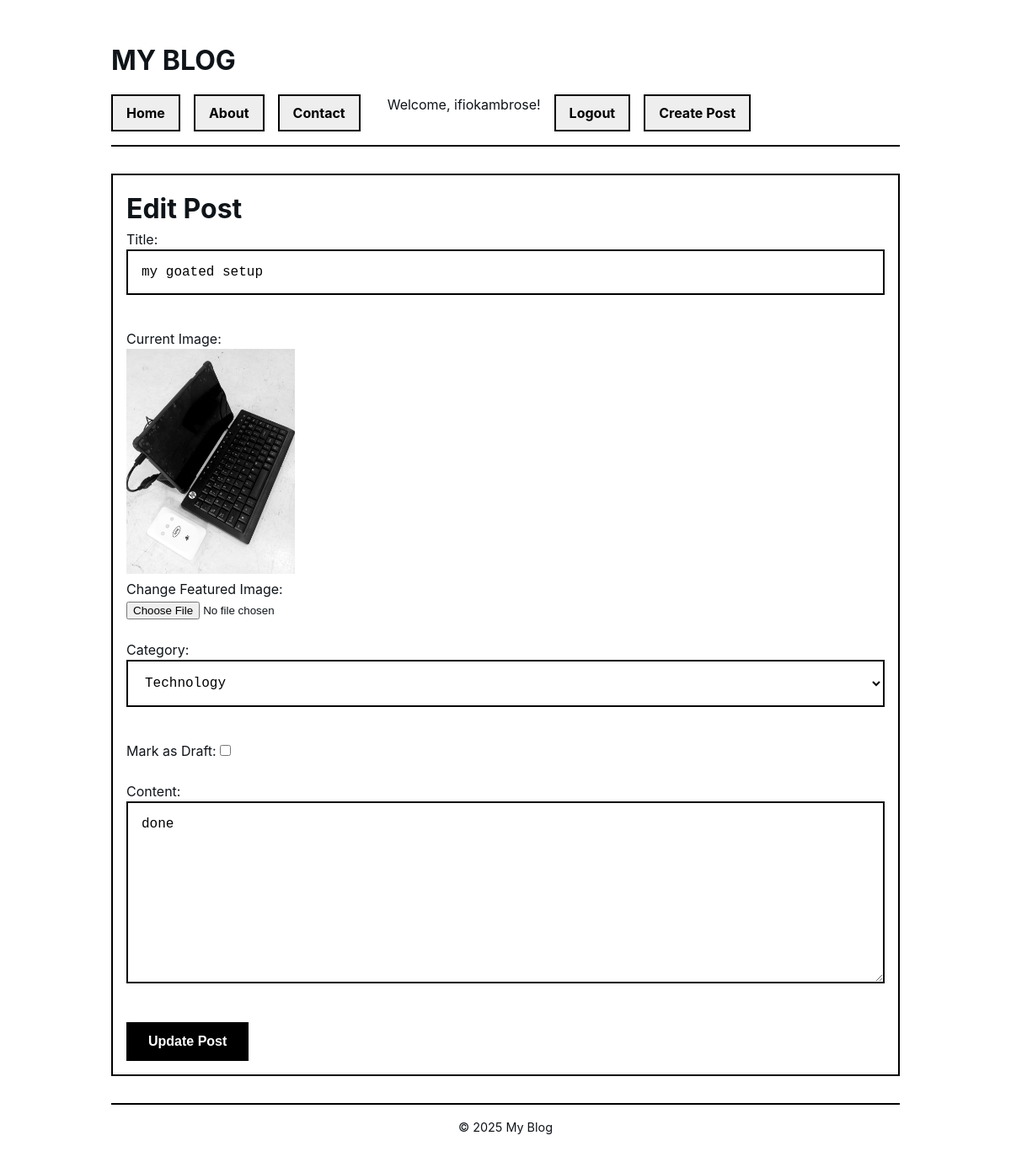
/editpost/6 (signed in), run on the app's committed database.
### tables this page shows
CREATE TABLE user (
    id INTEGER PRIMARY KEY AUTOINCREMENT,
    username TEXT UNIQUE NOT NULL,
    email TEXT UNIQUE NOT NULL,
    password TEXT NOT NULL,
    bio TEXT DEFAULT '',
    avatar TEXT DEFAULT 'default.png'
);

CREATE TABLE post (
    id INTEGER PRIMARY KEY AUTOINCREMENT,
    title TEXT NOT NULL,
    body TEXT NOT NULL,
    featured_image TEXT,
    timestamp DATETIME DEFAULT CURRENT_TIMESTAMP,
    draft BOOLEAN DEFAULT 0,
    reading_time INTEGER,
    views INTEGER DEFAULT 0,
    user_id INTEGER NOT NULL,
    category_id INTEGER,
    FOREIGN KEY (user_id) REFERENCES user(id),
    FOREIGN KEY (category_id) REFERENCES category(id)
);

CREATE TABLE category (
    id INTEGER PRIMARY KEY AUTOINCREMENT,
    name TEXT UNIQUE NOT NULL
);

### app.py (the view, shortened to what this page needs)
@app.route('/editpost/<int:post_id>', methods=['GET', 'POST'])
@login_required
def editpost(post_id):
    db = get_db()
    post = db.execute("SELECT * FROM post WHERE id = ?", (post_id,)).fetchone()
    if not post:
        return "Post not found", 404
    if post['user_id'] != session['user_id']:
        return "Unauthorized", 403
    categories = db.execute("SELECT * FROM category").fetchall()
    return render_template('editpost.html', post=post, categories=categories)

### app.py (called while the page is built)
@app.before_request
def set_csrf_token():
    if 'csrf_token' not in session:
        session['csrf_token'] = secrets.token_hex(16)

@app.context_processor
def inject_csrf_token():
    return dict(csrf_token=session.get('csrf_token'))

@app.context_processor
def inject_user():
    db = get_db()
    user = None
    if 'user_id' in session:
        user = db.execute(
            'SELECT * FROM user WHERE id = ?',
            (session['user_id'],)
        ).fetchone()
    return dict(user=user)

def login_required(f):
    @wraps(f)
    def decorated_function(*args, **kwargs):
        if 'user_id' not in session:
            return redirect(url_for('login', next=request.url))
        return f(*args, **kwargs)
    return decorated_function

@app.before_request
def load_logged_in_user():
    user_id = session.get('user_id')
    if user_id is None:
        g.user = None
    else:
        g.user = get_db().execute('SELECT * FROM user WHERE id = ?', (user_id,)).fetchone()

### database.py (called while the page is built)
def get_db():
    db = getattr(g, '_database', None)
    if db is None:
        db = g._database = sqlite3.connect(DATABASE)
        db.row_factory = sqlite3.Row
    return db

### templates/editpost.html (shortened to what this page needs)
{% extends "base.html" %}
{% block content %}
    <h1>Edit Post</h1>
    <form method="POST" enctype="multipart/form-data">
        <label>Title:</label><br>
        <input type="text" name="title" value="{{ post.title }}" required><br><br>
        <label>Current Image:</label><br>
        {% if post.featured_image %}
            <img src="{{ url_for('static', filename='uploads/' ~ post.featured_image) }}" width="200"><br>
        {% else %}
            <em>No image uploaded</em><br>
        {% endif %}
        <label>Change Featured Image:</label><br>
        <input type="file" name="featured_image" accept="image/*"><br><br>
        <label>Category:</label><br>
        <select name="category_id">
            {% for category in categories %}
                <option value="{{ category.id }}"
                    {% if category.id == post.category_id %} selected {% endif %}>
                    {{ category.name }}
                </option>
            {% endfor %}
        </select><br><br>
        <label>Mark as Draft:</label>
        <input type="checkbox" name="draft" {% if post.draft %}checked{% endif %}><br><br>
        <label>Content:</label><br>
        <textarea name="content" cols="80" rows="10">{{ post.body }}</textarea><br><br>
        <button type="submit">Update Post</button>
    </form>
{% endblock %}

### templates/base.html (shortened to what this page needs)
<!DOCTYPE html>
<html lang="en">
<head>
    <link rel="stylesheet" href="{{ url_for('static', filename='style.css') }}">
</head>
<body>
    <header>
        <h1>My Blog</h1>
        <nav>
            <a href="{{ url_for('index') }}">Home</a>
            <a href="#">About</a>
            <a href="#">Contact</a>
            {% if user %}
                <span style="margin-left: 1rem;">Welcome, {{ user.username }}!</span>
                <a href="{{ url_for('logout') }}">Logout</a>
                 <a href="{{ url_for('createpost') }}">Create Post</a>
            {% else %}
                <a href="{{ url_for('login') }}">Login</a>
            {% endif %}
        </nav>
    </header>
    <main>
        {% block content %}{% endblock %}
    </main>
    <footer>
        <p>&copy; 2025 My Blog</p>
    </footer>
</body>
</html>

### static/style.css (style rules this page uses)
* { margin: 0; padding: 0; box-sizing: border-box; }
body { font-family: -apple-system, BlinkMacSystemFont, "Segoe UI", Roboto, Helvetica, Arial, sans-serif; background-color: #ffffff; color: #0f1419; line-height: 1.5; padding: 2rem; max-width: 1000px; margin: auto; }
header { background: #fff; border-bottom: 2px solid #000; padding: 1rem 0; margin-bottom: 2rem; }
header h1 { font-size: 2rem; font-weight: bold; text-transform: uppercase; }
nav { display: flex; gap: 1rem; margin-top: 1rem; flex-wrap: wrap; }
nav a { color: #000; padding: 0.5rem 1rem; background: #eee; border: 2px solid #000; text-decoration: none; font-weight: bold; transition: 0.1s; }
main { padding: 1rem; background: #fff; border: 2px solid #000; margin-bottom: 2rem; }
form { width: 100%; }
input[type="text"], input[type="email"], input[type="password"], textarea, select { width: 100%; padding: 1rem; border: 2px solid #000; background: #fff; font-size: 1rem; font-family: monospace; margin-bottom: 1rem; }
button { background: #000; color: #fff; padding: 0.75rem 1.5rem; border: 2px solid #000; font-size: 1rem; font-weight: bold; cursor: pointer; transition: 0.1s; }
footer { border-top: 2px solid #000; padding: 1rem 0; text-align: center; font-size: 0.9rem; }

### data on the page
user: username "ifiokambrose"
post: title "my goated setup", featured_image (picture), category_id "Technology", content "done"
